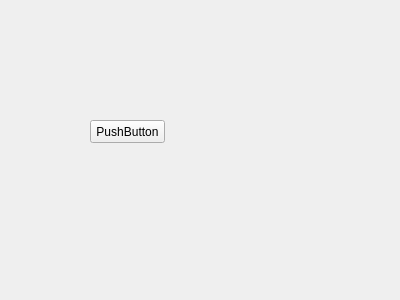
<?xml version="1.0" encoding="UTF-8"?>
<ui version="4.0">
 <class>Form</class>
 <widget class="QWidget" name="Form">
  <property name="geometry">
   <rect>
    <x>0</x>
    <y>0</y>
    <width>400</width>
    <height>300</height>
   </rect>
  </property>
  <property name="windowTitle">
   <string>Form</string>
  </property>
  <widget class="QPushButton" name="pushButton">
   <property name="geometry">
    <rect>
     <x>90</x>
     <y>120</y>
     <width>75</width>
     <height>23</height>
    </rect>
   </property>
   <property name="text">
    <string>PushButton</string>
   </property>
   <property name="icon">
    <iconset>
     <normalon>:/image/image/clock.png</normalon>
    </iconset>
   </property>
  </widget>
 </widget>
 <resources>
  <include location="apprcc.qrc"/>
 </resources>
 <connections/>
</ui>
